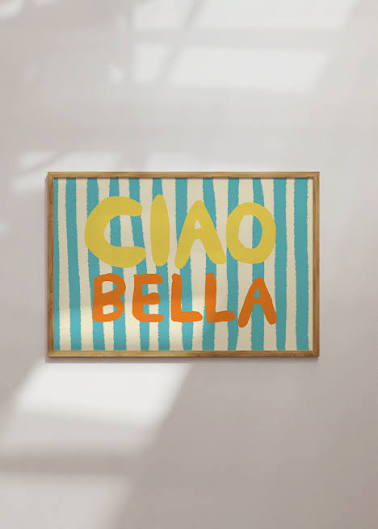
#> input picture Hafta4/Ders3/images.jpg, 378 x 529 px
$ python resimoteleme.py
#> lines starting #> are read from the running program, lines starting #| are printed output that depends on the picture
import cv2 as cv
import numpy as np

img = cv.imread("images.jpg")
#> img is the input picture: shape (529, 378, 3); mean B, G, R 175, 187.5, 190.7
rows = img.shape[0]
#> rows = 529
cols = img.shape[1]
#> cols = 378

M = np.float32([[1, 0, 300], [0, 1, 90]])

shifted = cv.warpAffine(img, M, (cols, rows))
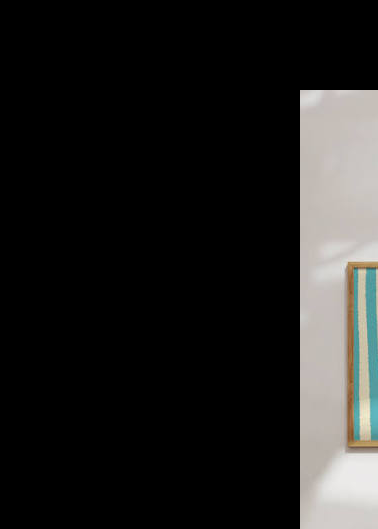
#> shifted: shape (529, 378, 3); mean B, G, R 31, 32.1, 32.4

cv.imshow("Orijinal", img)
cv.imshow("Kaydirilmis", shifted)

cv.waitKey(0)
cv.destroyAllWindows()
